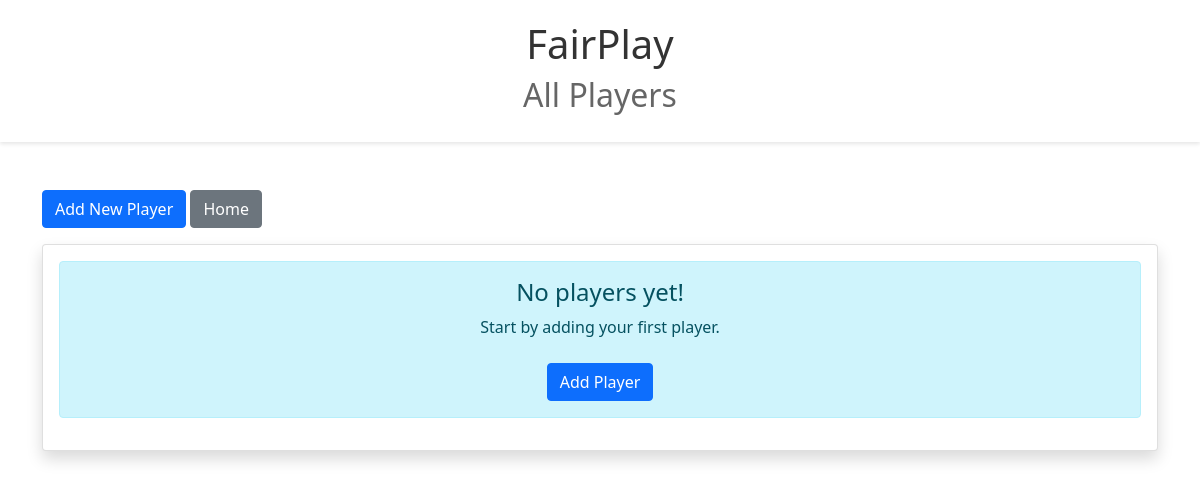
Before: /players/ with the older database file.
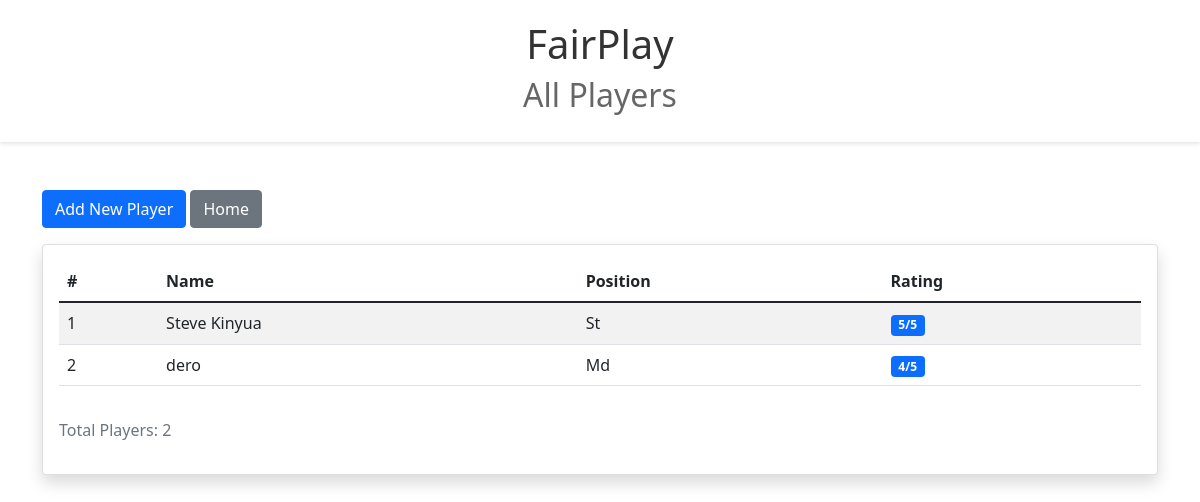
After: the same page with the newer database file.
### fair_play/models.py (models this page shows, shortened)
class Player(models.Model):
    class Position(models.TextChoices):
        ST = 'Striker'
        DF = 'Defender'
        MD = 'MidFielder'
        GK = 'GoalKeeper'
    name = models.CharField(max_length=200)
    position = models.CharField(
        max_length = 10,
        choices=Position.choices
    )
    rating = models.IntegerField(
        default=3,
        validators=[MinValueValidator(1), MaxValueValidator(5)],
        help_text="Player skill rating (1-5)"
    )
    class Meta:
        ordering = ['name']

### fair_play/views.py (the view)
# urls.py: path('players/', views.PlayerListView.as_view(), name='playerslist'),
class PlayerListView(ListView):
    model = Player
    template_name = 'playerslist.html'
    context_object_name = 'players'

### fair_play/templates/playerslist.html (shortened to what this page needs)
{% load static %}
<!DOCTYPE html>
<html lang="en">
<head>
    <link rel="stylesheet" href="{% static 'styles.css' %}">
    <link href="https://cdn.jsdelivr.net/npm/bootstrap@5.1.3/dist/css/bootstrap.min.css" rel="stylesheet">
</head>
<body>
    <header>
        <h1>FairPlay</h1>
        <h2>All Players</h2>
    </header>
    <div class="container mt-5">
        <div class="row mb-3">
            <div class="col">
                <a href="{% url 'playeradd' %}" class="btn btn-primary">Add New Player</a>
                <a href="{% url 'index' %}" class="btn btn-secondary">Home</a>
            </div>
        </div>
        <div class="row">
            <div class="col">
                <div class="card shadow">
                    <div class="card-body">
                        {% if players %}
                            <div class="table-responsive">
                                <table class="table table-striped table-hover">
                                    <thead>
                                        <tr>
                                            <th>#</th>
                                            <th>Name</th>
                                            <th>Position</th>
                                            <th>Rating</th>
                                        </tr>
                                    </thead>
                                    <tbody>
                                        {% for player in players %}
                                            <tr>
                                                <td>{{ forloop.counter }}</td>
                                                <td>{{ player.name }}</td>
                                                <td>{{ player.get_position_display }}</td>
                                                <td>
                                                    <span class="badge bg-primary">{{ player.rating }}/5</span>
                                                </td>
                                            </tr>
                                        {% endfor %}
                                    </tbody>
                                </table>
                            </div>
                            <div class="mt-3">
                                <p class="text-muted">Total Players: {{ players.count }}</p>
                            </div>
                        {% else %}
                            <div class="alert alert-info text-center">
                                <h4>No players yet!</h4>
                                <p>Start by adding your first player.</p>
                                <a href="{% url 'playeradd' %}" class="btn btn-primary mt-2">Add Player</a>
                            </div>
                        {% endif %}
                    </div>
                </div>
            </div>
        </div>
    </div>
</body>
</html>

### fair_play/static/styles.css (style rules this page uses)
* { margin: 0; padding: 0; box-sizing: border-box; }
body { font-family: Arial, sans-serif; background-color: #f5f5f5; color: #333; }
header { background-color: #fff; padding: 20px; text-align: center; width: 100%; box-shadow: 0 2px 4px rgba(0, 0, 0, 0.1); }
h1 { font-size: 36px; text-align: center; margin: 10px auto; color: #333; }
h2 { text-align: center; margin: 5px auto; color: #666; }

Changed rows visible on the page:
added Player: name "Steve Kinyua", position "St", rating "5"
added Player: name "dero", position "Md", rating "4"
Other visible differences:
{{ players.count }}: (not shown) → "2"
text no longer shown: "No players yet! Start by adding your first player. Add Player"
text now shown: "# Name Position Rating Total Players:"
